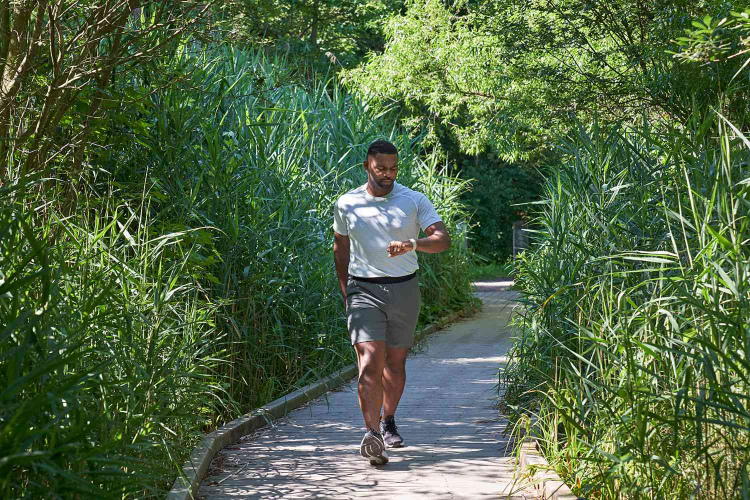
#> input picture samples/rgb.jpg, 1500 x 1000 px (shown at 1/2 size)
$ python rgb2lab.py rgb.jpg
#> lines starting #> are read from the running program, lines starting #| are printed output that depends on the picture
import numpy as np
from skimage import color
from PIL import Image

def rgb_to_lab(rgb_image: Image):
    # Convert PIL image to NumPy array
    rgb_array = np.array(rgb_image)

    # Convert RGB to LAB
    lab_array = color.rgb2lab(rgb_array)

    # Create a new PIL image from the LAB array
    lab_image = Image.fromarray(lab_array.astype('uint8'))

    return lab_image


if __name__ == '__main__':
    import sys

    # Example usage
    input_image_path = sys.argv[1]

    # Open the image using PIL
    rgb_image = Image.open(input_image_path).convert('RGB')
#> rgb_image is the input picture: PIL image 1500x1000 RGB; mean R, G, B 79.8, 100.9, 66.6

    lab_image = rgb_to_lab(rgb_image)
#> in rgb_to_lab, `lab_array = color.rgb2lab(rgb_array)`: lab_array: shape (1000, 1500, 3) float64; mean of channels 0, 1, 2 39.3, -14.1, 16.6
#> in rgb_to_lab, `lab_image = Image.fromarray(lab_array.astype('uint8'))`:
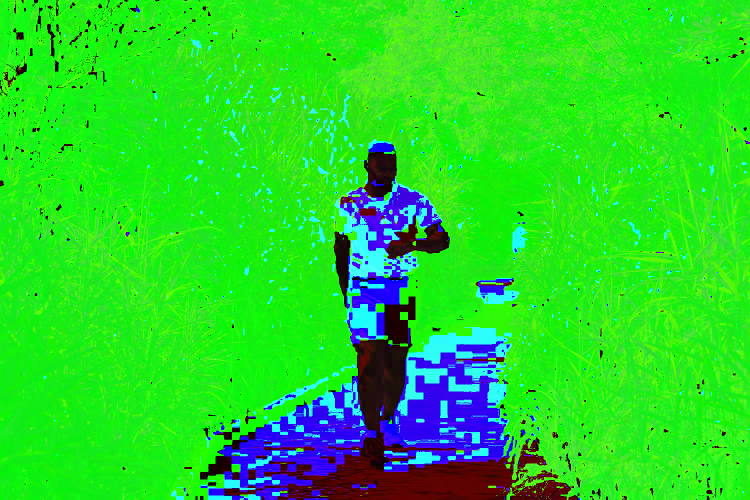
#> lab_image: PIL image 1500x1000 RGB (shown at 1/2 size); mean R, G, B 38.8, 212.8, 41.3

    # Separate LAB channels
    lab_array = np.array(lab_image)
    l_channel = lab_array[:, :, 0]
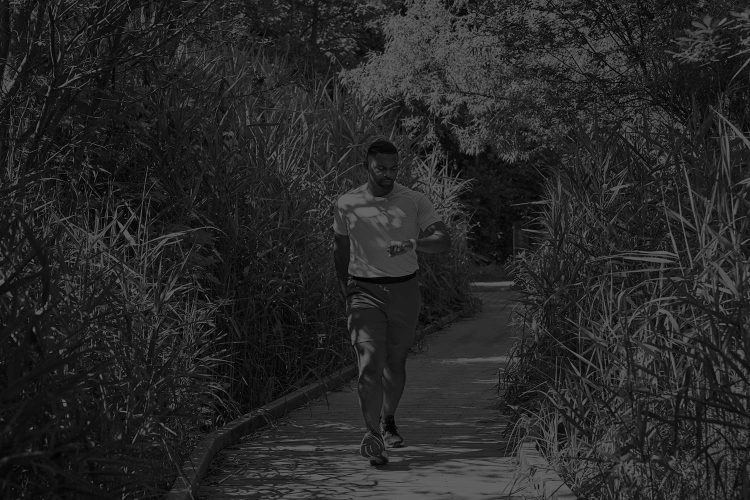
#> l_channel: shape (1000, 1500) (shown at 1/2 size); min 0, max 100, mean 38.8
    ab_channels = lab_array[:, :, 1:]

    import matplotlib.pyplot as plt
    # Visualize L channel
    plt.figure(figsize=(8, 4))
    plt.subplot(1, 2, 1)
    plt.imshow(l_channel, cmap='gray')
    plt.title('L Channel')
    plt.axis('off')

    # Visualize ab channels
    plt.subplot(1, 2, 2)
    ab_channels_rescaled = (ab_channels + [0, 128]) * [255/100, 255/128]
    ab_image_rgb = np.concatenate((np.zeros_like(l_channel)[:, :, np.newaxis], ab_channels_rescaled), axis=2)
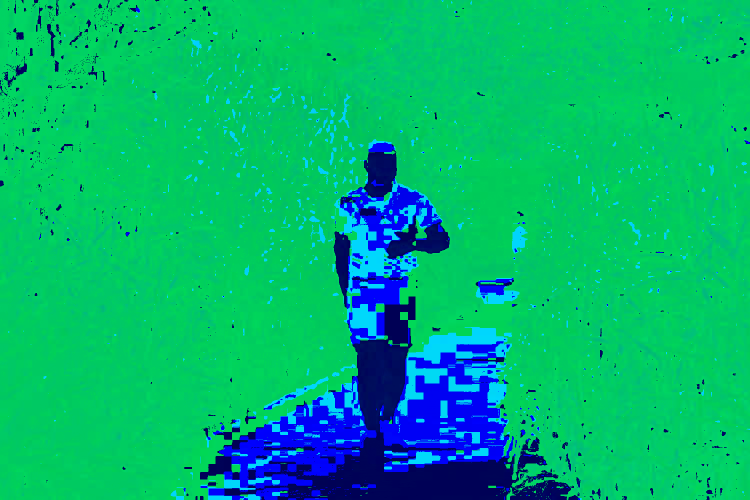
#> ab_image_rgb: shape (1000, 1500, 3) float64 (shown at 1/2 size); mean of channels 0, 1, 2 0, 542.6, 337.3; drawn with min black and max white
    ab_image_rgb = color.lab2rgb(ab_image_rgb)
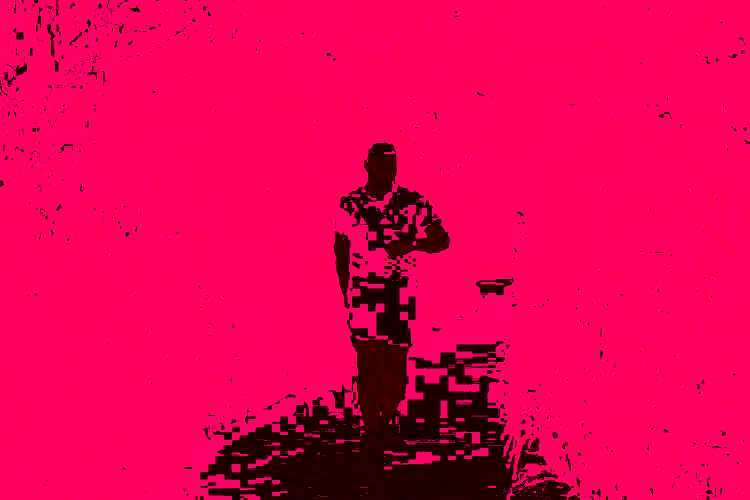
#> ab_image_rgb: shape (1000, 1500, 3) float64 (shown at 1/2 size); mean R, G, B 0.899, 0, 0.328
    plt.imshow(ab_image_rgb)
    plt.imshow(ab_image_rgb, cmap='cividis')  # You can choose any valid Matplotlib colormap
    plt.title('ab Channels')
    plt.axis('off')

    plt.show()
